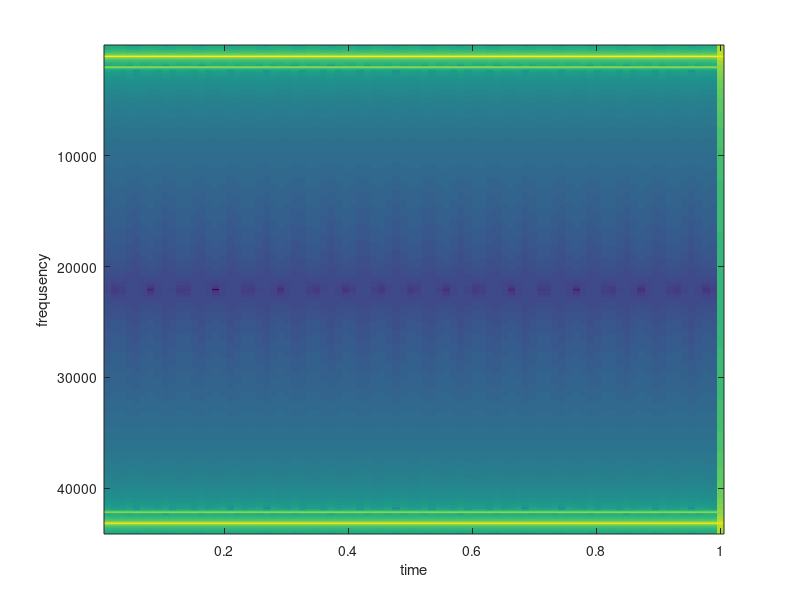

Reproduce this figure in MATLAB.
clear;clc;

%サンプリング周波数
Fs=44100;
%表示時間
time=1;

t=(0:1/Fs:time)';
data=100*sin(2*pi*1000*t)+1*sin(4*pi*1000*t);

window_length=2^10; %窓長(偶数)
shift_length=window_length/2; %シフト長

[num_data,num_channel]=size(data);  %データの数,チャンネル数

%ピッタリサイズの行列の横幅の決定
% window_length + shift_length*(num_row-1) >= num_dataを満たす最小のnum_rowが正解
num_row=ceil((num_data-window_length)/shift_length)+1; %ceilは切り上げ

%きれいに並べるためにデータの最後に都合のいい数だけ0を詰め込む
data=[data;zeros(1,num_data-(shift_length*(num_row-1)+1))'];

%格納予定行列
complex_matrix=zeros(window_length,num_row);
amplitude_matrix=zeros(window_length,num_row);
power_spectrogram_matrix=zeros(window_length,num_row);

%窓関数かける、DFTする、パワー！、データを行列に並べる
%一行でもいいが、速さを気にしていないので分けてもええやろと思った
for i=1:num_row
    work_vector=data(shift_length*(i-1)+1:shift_length*(i-1)+window_length,1);
    work_vector=work_vector.*hann(window_length);   %窓関数かける
    work_vector=fft(work_vector);                   %fftする
    complex_matrix(:,i)=work_vector;
    work_vector=abs(work_vector);                   %大きさみる
    amplitude_matrix=work_vector;
    work_vector=20*log10(work_vector);              %パワーとる
    power_spectrogram_matrix(:,i)=work_vector;
end

fprintf("完成パワースペクトログラム")
x=1:num_row;
y=1:window_length;
z=power_spectrogram_matrix(y,x);

x=x*time/num_row;
y=y*Fs/window_length;

imagesc(x,y,z)
xlabel("time");
ylabel("frequsency");

%-----------------------ここから逆変換--------------------------------
rebuild_matrix=zeros(window_length,num_row);

for i=1:num_row
    work_vector=complex_matrix(:,i);
    work_vector=ifft(work_vector);
    rebuild_matrix=work_vector;
end
